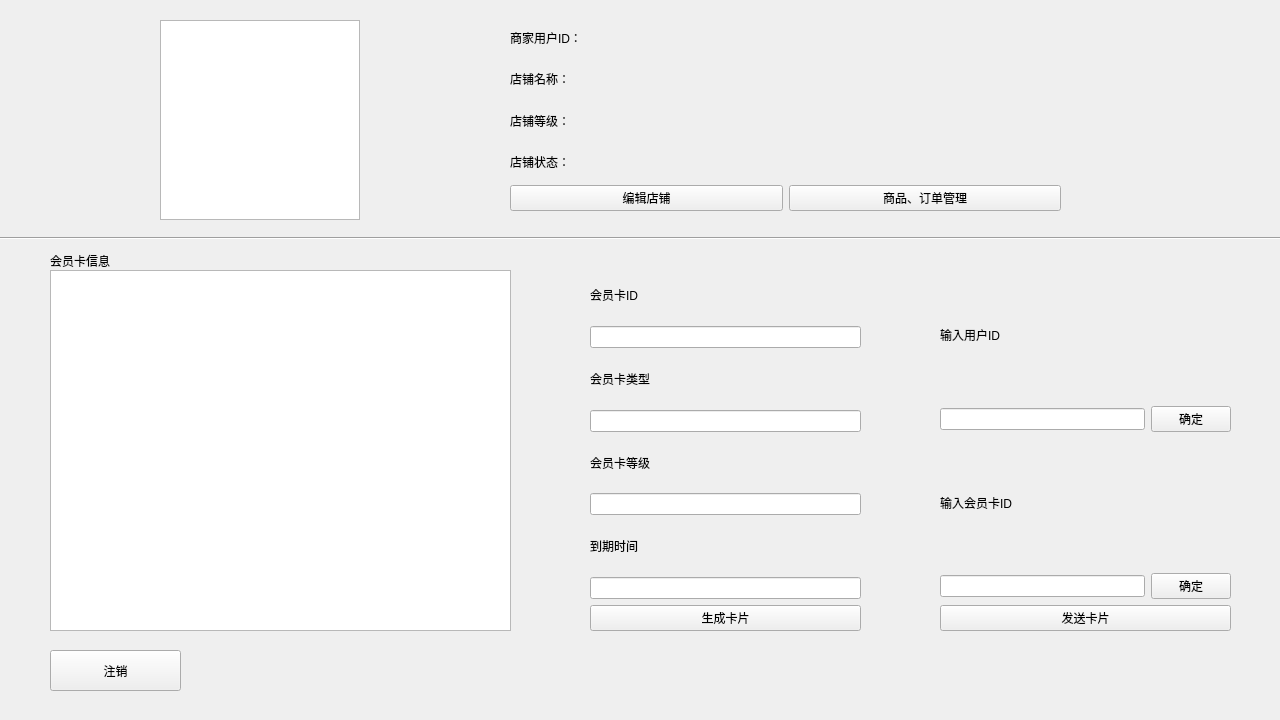
<?xml version="1.0" encoding="UTF-8"?>
<ui version="4.0">
 <class>storeMainWidget</class>
 <widget class="QWidget" name="storeMainWidget">
  <property name="geometry">
   <rect>
    <x>0</x>
    <y>0</y>
    <width>1280</width>
    <height>720</height>
   </rect>
  </property>
  <property name="windowTitle">
   <string>Form</string>
  </property>
  <widget class="QTableView" name="cards">
   <property name="geometry">
    <rect>
     <x>50</x>
     <y>270</y>
     <width>461</width>
     <height>361</height>
    </rect>
   </property>
  </widget>
  <widget class="QPushButton" name="logoutButton">
   <property name="geometry">
    <rect>
     <x>50</x>
     <y>650</y>
     <width>131</width>
     <height>41</height>
    </rect>
   </property>
   <property name="text">
    <string>注销</string>
   </property>
  </widget>
  <widget class="QLabel" name="label_1">
   <property name="geometry">
    <rect>
     <x>50</x>
     <y>250</y>
     <width>81</width>
     <height>21</height>
    </rect>
   </property>
   <property name="font">
    <font>
     <pointsize>9</pointsize>
    </font>
   </property>
   <property name="text">
    <string>会员卡信息</string>
   </property>
  </widget>
  <widget class="QWidget" name="verticalLayoutWidget">
   <property name="geometry">
    <rect>
     <x>590</x>
     <y>270</y>
     <width>271</width>
     <height>361</height>
    </rect>
   </property>
   <layout class="QVBoxLayout" name="verticalLayout_1">
    <item>
     <layout class="QVBoxLayout" name="verticalLayout_2">
      <item>
       <widget class="QLabel" name="label_2">
        <property name="text">
         <string>会员卡ID  </string>
        </property>
       </widget>
      </item>
      <item>
       <widget class="QLineEdit" name="card_id"/>
      </item>
     </layout>
    </item>
    <item>
     <layout class="QVBoxLayout" name="verticalLayout_3">
      <item>
       <widget class="QLabel" name="label_3">
        <property name="text">
         <string>会员卡类型</string>
        </property>
       </widget>
      </item>
      <item>
       <widget class="QLineEdit" name="card_type"/>
      </item>
     </layout>
    </item>
    <item>
     <layout class="QVBoxLayout" name="verticalLayout_4">
      <item>
       <widget class="QLabel" name="label_4">
        <property name="text">
         <string>会员卡等级</string>
        </property>
       </widget>
      </item>
      <item>
       <widget class="QLineEdit" name="card_level"/>
      </item>
     </layout>
    </item>
    <item>
     <layout class="QVBoxLayout" name="verticalLayout_5">
      <item>
       <widget class="QLabel" name="label">
        <property name="text">
         <string>到期时间  </string>
        </property>
       </widget>
      </item>
      <item>
       <widget class="QLineEdit" name="card_time"/>
      </item>
     </layout>
    </item>
    <item>
     <widget class="QPushButton" name="genCardButton">
      <property name="text">
       <string>生成卡片</string>
      </property>
     </widget>
    </item>
   </layout>
  </widget>
  <widget class="QWidget" name="verticalLayoutWidget_6">
   <property name="geometry">
    <rect>
     <x>940</x>
     <y>270</y>
     <width>291</width>
     <height>361</height>
    </rect>
   </property>
   <layout class="QVBoxLayout" name="verticalLayout_6">
    <item>
     <layout class="QVBoxLayout" name="verticalLayout_7">
      <item>
       <widget class="QLabel" name="label_5">
        <property name="text">
         <string>输入用户ID</string>
        </property>
       </widget>
      </item>
      <item>
       <layout class="QHBoxLayout" name="horizontalLayout_1">
        <item>
         <widget class="QLineEdit" name="consu_id"/>
        </item>
        <item>
         <widget class="QPushButton" name="id_confirm">
          <property name="text">
           <string>确定</string>
          </property>
         </widget>
        </item>
       </layout>
      </item>
     </layout>
    </item>
    <item>
     <layout class="QVBoxLayout" name="verticalLayout_8">
      <item>
       <widget class="QLabel" name="label_6">
        <property name="text">
         <string>输入会员卡ID</string>
        </property>
       </widget>
      </item>
      <item>
       <layout class="QHBoxLayout" name="horizontalLayout_2">
        <item>
         <widget class="QLineEdit" name="card_id_input"/>
        </item>
        <item>
         <widget class="QPushButton" name="confirm_card">
          <property name="text">
           <string>确定</string>
          </property>
         </widget>
        </item>
       </layout>
      </item>
     </layout>
    </item>
    <item>
     <widget class="QPushButton" name="sendCardButton">
      <property name="text">
       <string>发送卡片</string>
      </property>
     </widget>
    </item>
   </layout>
  </widget>
  <widget class="QWidget" name="verticalLayoutWidget_9">
   <property name="geometry">
    <rect>
     <x>510</x>
     <y>20</y>
     <width>551</width>
     <height>191</height>
    </rect>
   </property>
   <layout class="QVBoxLayout" name="verticalLayout">
    <item>
     <layout class="QHBoxLayout" name="horizontalLayout_4">
      <item>
       <widget class="QLabel" name="label_7">
        <property name="text">
         <string>商家用户ID：</string>
        </property>
       </widget>
      </item>
      <item>
       <widget class="QLabel" name="store_id">
        <property name="text">
         <string/>
        </property>
       </widget>
      </item>
     </layout>
    </item>
    <item>
     <layout class="QHBoxLayout" name="horizontalLayout_5">
      <item>
       <widget class="QLabel" name="label_8">
        <property name="text">
         <string>店铺名称：</string>
        </property>
       </widget>
      </item>
      <item>
       <widget class="QLabel" name="store_name">
        <property name="text">
         <string/>
        </property>
       </widget>
      </item>
     </layout>
    </item>
    <item>
     <layout class="QHBoxLayout" name="horizontalLayout_6">
      <item>
       <widget class="QLabel" name="label_9">
        <property name="text">
         <string>店铺等级：</string>
        </property>
       </widget>
      </item>
      <item>
       <widget class="QLabel" name="store_level">
        <property name="text">
         <string/>
        </property>
       </widget>
      </item>
     </layout>
    </item>
    <item>
     <layout class="QHBoxLayout" name="horizontalLayout_7">
      <item>
       <widget class="QLabel" name="label_10">
        <property name="text">
         <string>店铺状态：</string>
        </property>
       </widget>
      </item>
      <item>
       <widget class="QLabel" name="store_ban">
        <property name="text">
         <string/>
        </property>
       </widget>
      </item>
     </layout>
    </item>
    <item>
     <layout class="QHBoxLayout" name="horizontalLayout_3">
      <item>
       <widget class="QPushButton" name="editStoreBotton">
        <property name="text">
         <string>编辑店铺</string>
        </property>
       </widget>
      </item>
      <item>
       <widget class="QPushButton" name="goodsAndOrdersButton">
        <property name="text">
         <string>商品、订单管理</string>
        </property>
       </widget>
      </item>
     </layout>
    </item>
   </layout>
  </widget>
  <widget class="QGraphicsView" name="picture">
   <property name="geometry">
    <rect>
     <x>160</x>
     <y>20</y>
     <width>200</width>
     <height>200</height>
    </rect>
   </property>
  </widget>
  <widget class="Line" name="line">
   <property name="geometry">
    <rect>
     <x>0</x>
     <y>230</y>
     <width>1281</width>
     <height>16</height>
    </rect>
   </property>
   <property name="orientation">
    <enum>Qt::Horizontal</enum>
   </property>
  </widget>
 </widget>
 <resources/>
 <connections/>
</ui>
